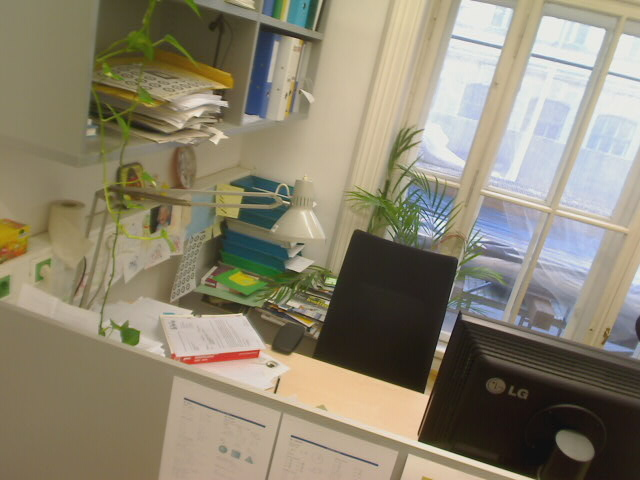
#> input picture Harris Corner Detection/desk/Image-00.jpg, 640 x 480 px
$ python main_descriptors_image.py
#> lines starting #> are read from the running program, lines starting #| are printed output that depends on the picture; after the words box and inside, x2 and y2 are one past the last pixel; in counts of white or black regions, pixels touching at a corner belong together
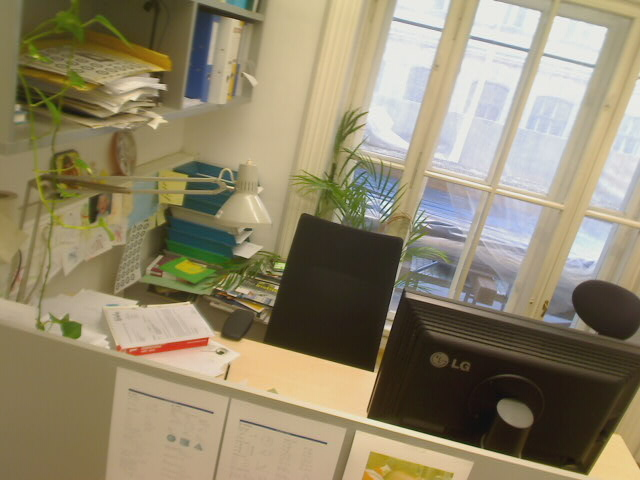
#> input picture Harris Corner Detection/desk/Image-01.jpg, 640 x 480 px
### Harris Corner Detection/harris_corner.py
#!/usr/bin/env python3
# -*- coding: utf-8 -*-

""" Corner detection with the Harris corner detector

Author: Fredrik Berg
MatrNr: 12105487
"""
import numpy as np
import cv2


def harris_corner(img: np.ndarray, sigma1: float, sigma2: float, k: float, threshold: float):
    """ Detect corners using the Harris corner detector

    :param img: Grayscale input image
    :type img: np.ndarray with shape (height, width) with dtype = np.float32 and values in the range [0., 1.]

    :param sigma1: Sigma for the first Gaussian filtering
    :type sigma1: float

    :param sigma2: Sigma for the second Gaussian filtering
    :type sigma2: float

    :param k: Coefficient for harris formula
    :type k: float

    :param threshold: corner threshold
    :type threshold: float

    :return: (i_xx, i_yy, i_xy, g_xx, g_yy, g_xy, h_dense, h_nonmax, corners):
        i_xx: squared input image filtered with derivative of gaussian in x-direction
        i_yy: squared input image filtered with derivative of gaussian in y-direction
        i_xy: Multiplication of input image filtered with derivative of gaussian in x- and y-direction
        g_xx: i_xx filtered by larger gaussian
        g_yy: i_yy filtered by larger gaussian
        g_xy: i_xy filtered by larger gaussian
        h_dense: Result of harris calculation for every pixel. Array of same size as input image.
            Values normalized to the range (-inf, 1.]
        h_nonmax: Binary mask of non-maxima suppression. Array of same size as input image.
            1 where values are NOT suppressed, 0 where they are.
        corners: n x 3 array containing all detected corners after thresholding and non-maxima suppression.
            Every row vector represents a corner with the elements [y, x, d]
            (d is the result of the harris calculation)
    :rtype: (np.ndarray, np.ndarray, np.ndarray, np.ndarray, np.ndarray, np.ndarray, np.ndarray, np.ndarray, np.ndarray)

    """
#> called with sigma1 = 0.8, sigma2 = 1.5, k = 0.04, threshold = 0.01

    ######################################################

    # Below I create the two gaussian filters that will be used for this harris corner detector. I also calculate \
    # the derivatives in the x- and y-directions for my first kernel (the one using sigma1)

    kernel_width = 2 * round(3 * sigma1) + 1
    kernel1 = cv2.getGaussianKernel(kernel_width, sigma1)
    kernel2 = cv2.getGaussianKernel(kernel_width, sigma2)
    gauss1 = np.outer(kernel1, kernel1.transpose())
    gauss2 = np.outer(kernel2, kernel2.transpose())
    derivative_x, derivative_y = np.gradient(gauss1)

    # Here I calculate the two derivatives of the image, Ix and Iy as well as Ixx, Ixy and Iyy

    i_x = cv2.filter2D(img, -1, derivative_x)
    i_y = cv2.filter2D(img, -1, derivative_y)
    i_xx = np.square(i_x)
    i_yy = np.square(i_y)
    i_xy = i_x * i_y
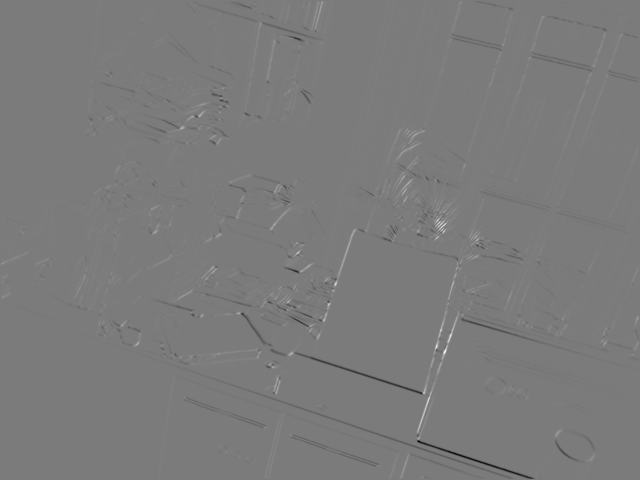
#> i_xy: shape (480, 640) float32; min -0.0452, max 0.0478, mean -7.27e-05; drawn with min black and max white

    # Calculates the different parts of the M-matrix, Gxx, Gxy and Gyy

    g_xx = cv2.filter2D(i_xx, -1, gauss2)
    g_yy = cv2.filter2D(i_yy, -1, gauss2)
    g_xy = cv2.filter2D(i_xy, -1, gauss2)

    # Here I calculate the determinant and trace of M to finally calculate R. I also normalize it

    deter_m = (g_xx * g_yy) - (g_xy ** 2)
    trace_m = g_xx + g_yy
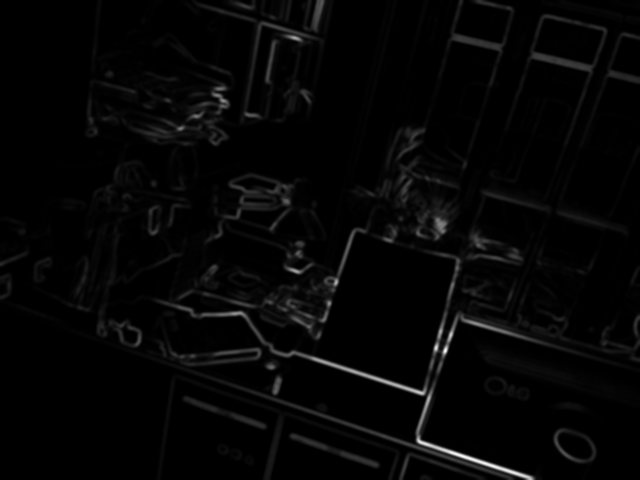
#> trace_m: shape (480, 640) float32; min 1.02e-19, max 0.0615, mean 0.00143; drawn with min black and max white
    r = deter_m - (k * (trace_m ** 2))
    norm_r = r / np.amax(r)

    # Finally I calculate Harris feature value for each of the pixels in the original image! I also create \
    # a list for the corners array. I then iterate through my out from the non-max and for the values which \
    # are larger than the threshold and if non_max is 1 at that position I add it to the corner-list which \
    # I then turn into the array corners which is returned

    h_nonmax = non_max(norm_r)
    corner_list = []
    corner_row, corner_col = np.where(norm_r > threshold)
    for i in range(corner_row.size):
        if h_nonmax[corner_row[i]][corner_col[i]] == 1:
            corner_list.append([corner_row[i], corner_col[i], h_nonmax[corner_row[i]][corner_col[i]]])

    corners = np.array(corner_list, dtype=int)

    return i_xx, i_yy, i_xy, g_xx, g_yy, g_xy, norm_r, h_nonmax, corners

    ######################################################


def non_max(mat: np.ndarray):
    """ Return a matrix in which only local maxima of the input matrix are set to 1, all other values are set to 0

    :param mat: Input matrix
    :type mat: np.ndarray with shape (height, width) with dtype = np.float32 and values in the range (-inf, 1.]

    :return: Binary Matrix with the same dimensions as the input matrix
    :rtype: np.ndarray with shape (height, width) with dtype = int and values in {0,1}

    """

    ######################################################

    # First i generate 8 matrices where I've shifted the pixels so that the pixel I want to check is in the middle \
    # compared to the original matrix mat. For the rows and columns that get rolled around I set them to nan to avoid \
    # issues.

    # Matrix where the pixel to the right is in the middle
    mat_xp = np.roll(mat, 1, axis=1)
    mat_xp[:, 0] = np.nan
#> mat_xp: shape (480, 640) float32; 0.16% of the values are NaN or infinite; the others: min -0.413, max 1, mean -0.000588
    # Matrix where the pixel to the left is in the middle
    mat_xm = np.roll(mat, -1, axis=1)
    mat_xm[:, -1] = np.nan
    # Matrix where the pixel above is in the middle
    mat_yp = np.roll(mat, 1, axis=0)
    mat_yp[0, :] = np.nan
    # Matrix where the pixel below is in the middle
    mat_ym = np.roll(mat, -1, axis=0)
    mat_ym[-1, :] = np.nan
#> mat_ym: shape (480, 640) float32; 0.21% of the values are NaN or infinite; the others: min -0.413, max 1, mean -0.000587
    # Matrix where the pixel in the lower right corner is in the middle
    mat_dig_p = np.roll(np.roll(mat, -1, axis=0), -1, axis=1)
    mat_dig_p[-1, :] = np.nan
    mat_dig_p[:, -1] = np.nan
    # Matrix where the pixel in the upper left corner is in the middle
    mat_dig_m = np.roll(np.roll(mat, 1, axis=0), 1, axis=1)
    mat_dig_m[0, :] = np.nan
    mat_dig_m[:, 0] = np.nan
#> mat_dig_m: shape (480, 640) float32; 0.36% of the values are NaN or infinite; the others: min -0.413, max 1, mean -0.000589
    # Matrix where the pixel in the lower left corner is in the middle
    mat_adig_p = np.roll(np.roll(mat, -1, axis=0), 1, axis=1)
    mat_adig_p[-1, :] = np.nan
    mat_adig_p[0, :] = np.nan
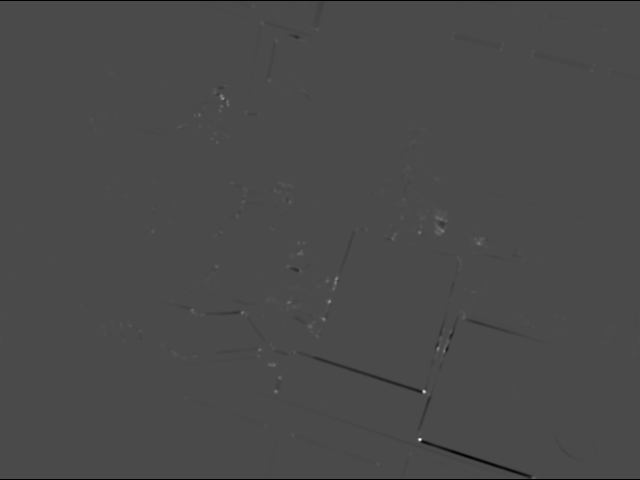
#> mat_adig_p: shape (480, 640) float32; 0.42% of the values are NaN or infinite; the others: min -0.413, max 1, mean -0.000587; drawn with min black, max white, NaN and infinite black
    # Matrix where the pixel in the upper right corner is in the middle
    mat_adig_m = np.roll(np.roll(mat, 1, axis=0), -1, axis=1)
    mat_adig_m[0, :] = np.nan
    mat_adig_m[:, -1] = np.nan

    # Here i generate 8 different boolean matrices where the comparisons for all adjacent neighbors of the center \
    # pixel is carried out.
    comp_xp = mat > mat_xp
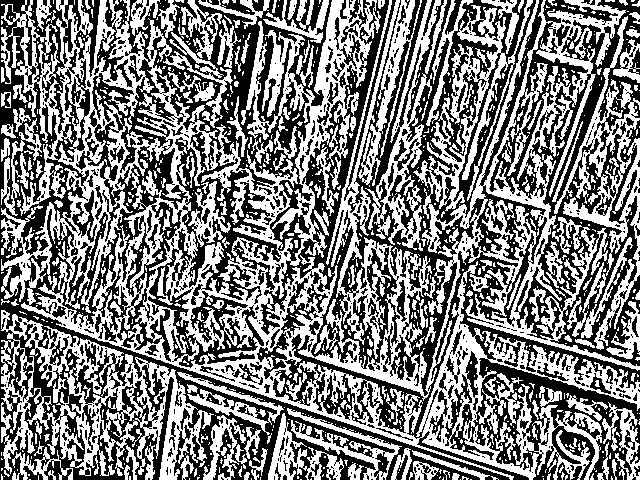
#> comp_xp: shape (480, 640) bool; 49.4% white; 882 white regions (683 under 20 px), largest, box (x1, y1, x2, y2) and area: (1, 0, 640, 480) 87711, (1, 310, 214, 480) 11399, (554, 16, 640, 350) 5998
    comp_yp = mat > mat_yp
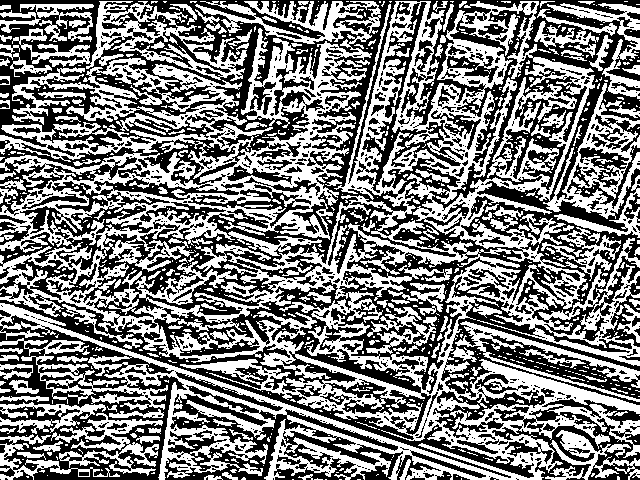
#> comp_yp: shape (480, 640) bool; 49.3% white; 857 white regions (684 under 20 px), largest, box (x1, y1, x2, y2) and area: (0, 1, 640, 480) 115238, (12, 1, 247, 81) 4871, (51, 413, 163, 476) 2277
    comp_dig_p = mat > mat_dig_p
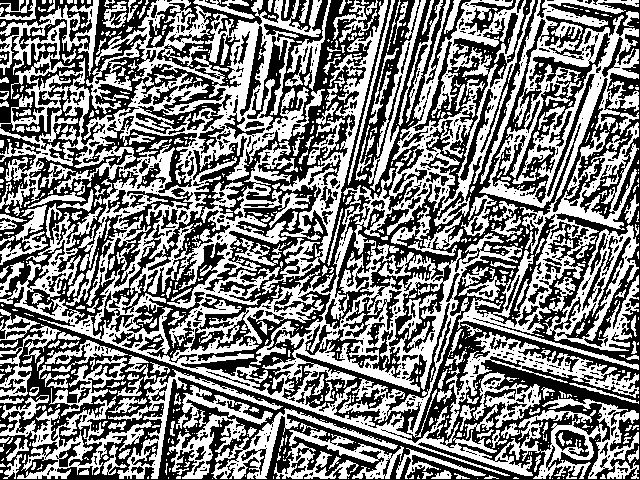
#> comp_dig_p: shape (480, 640) bool; 49.6% white; 907 white regions (657 under 20 px), largest, box (x1, y1, x2, y2) and area: (0, 0, 639, 479) 74533, (457, 0, 639, 370) 18756, (262, 0, 388, 295) 4841
    comp_adig_p = mat > mat_adig_p
#> comp_adig_p: shape (480, 640) bool; 49.1% white; 937 white regions (702 under 20 px), largest, box (x1, y1, x2, y2) and area: (0, 1, 640, 479) 83348, (0, 309, 268, 479) 12437, (177, 371, 388, 479) 4424
    comp_xm = mat > mat_xm
#> comp_xm: shape (480, 640) bool; 49.9% white; 864 white regions (693 under 20 px), largest, box (x1, y1, x2, y2) and area: (0, 0, 509, 480) 66179, (272, 0, 639, 480) 39789, (488, 0, 639, 366) 19744
#> (the rest of the program and of its run is left out)
